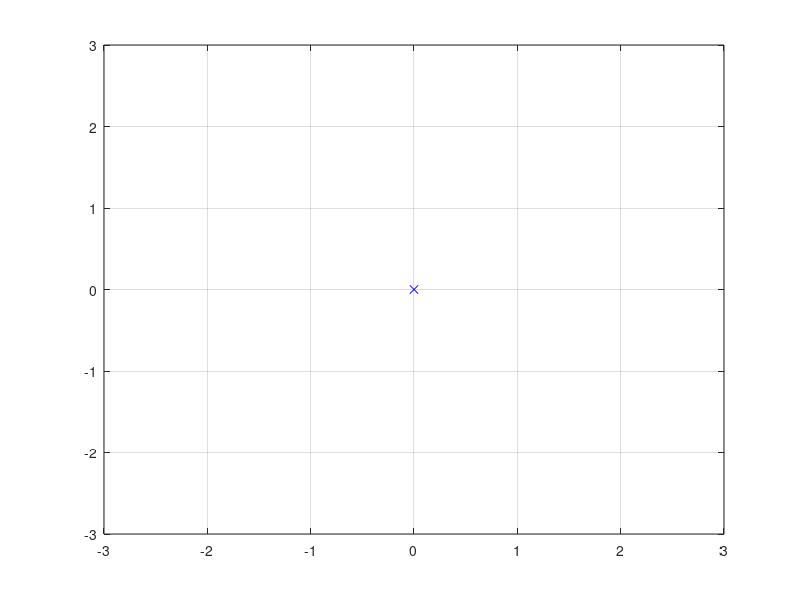

Source code (MATLAB): (Note: this script raises an error after producing the figure.)
clc; close all; clear all;

pose.current = [0 0 0];
goal = [2 2 deg2rad(45)];
r = 0.06; L = 0.6; dt = 1/20;
limit_vel = pi;

% plot setup
figure(); 
plot(0,0,'xb'); grid on; hold on;
xlim([-3 3]); ylim([-3 3]);

for i=0:10/dt
    % sensor value and then
    % error making
    error = goal - pose.current;
    x_diff = error(1);
    y_diff = error(2);
    theta_diff = error(3);
    
    % velocity command output
    [v, w] = DifferentialDriveControl(x_diff, y_diff, theta_diff);
    disp(v); 
    disp(rad2deg(w));
    % wheel command seperation
    [wr, wl] = WheelVelControlSeperation(v, w, r, L);
    
    % into kinematic model to get next postiion
    [xdot, ydot, thetadot] = DifferentialDrive2WheelKinematicModel(pose.current(3), wr, wl, r, L);
    pose.current = pose.current + [xdot, ydot, thetadot]*dt;
    
    plot(pose.current(1), pose.current(2), 'bo');
end

function [xdot, ydot, thetadot] = DifferentialDrive2WheelKinematicModel(theta, wr, wl, r, L)
vx = r * (wr + wl) / 2;     % linear robot's longitudinal velocity
xdot = vx * cos(theta);
ydot = vx * sin(theta);
thetadot = r / L * (wr - wl);
end

function [wr, wl] = WheelVelControlSeperation(v, w, r, L)
wr = (2*v + w*L)/(2*r);
wl = (2*v - w*L)/(2*r);
end

function [v, w] = DifferentialDriveControl(x_diff, y_diff, theta_diff)
% polar coordinate values
alpha = theta_diff;
rou = sqrt(x_diff^2 + y_diff^2);

% tuning value
Kp = 3;
Ka = 6;
h = 1;

% output
v = Kp*rou*cos(alpha);
w = Kp*sin(alpha)*cos(alpha) + Ka*alpha;
end

function Vec2D(x,y,theta,size)
xu = 0:0.1:1; xu = x + xu*cos(theta); xu = xu*size;
yu = 0:0.1:1; yu = y + yu*sin(theta); yu = yu*size;
p1=plot(xu, yu, 'g-');
p2=plot(xu(end), yu(end), 'r*','MarkerSize',8);
p3=plot(xu(1), yu(1), 'b.','MarkerSize',11);
drawnow;

delete(p1); delete(p2);
end